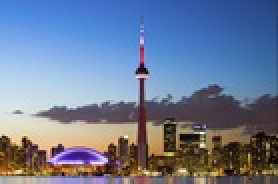
#> input picture A1/Q4_image_1.jpg, 139 x 92 px, shrunk from 980 x 650 before the run (shown 2 times larger)
$ python edge_detection.py ../Q4_image_1.jpg
#> lines starting #> are read from the running program, lines starting #| are printed output that depends on the picture; after the words box and inside, x2 and y2 are one past the last pixel; in counts of white or black regions, pixels touching at a corner belong together
import sys
import argparse
import queue

import math
import numpy as np

from matplotlib import pyplot as plt
import matplotlib.image as mpimg
from mpl_toolkits.mplot3d import Axes3D

# Reference (Gaussian distribution): https://en.wikipedia.org/wiki/Multivariate_normal_distribution
def getGaussianKernel(H=3, W=3, sigma=1):
    """
    Given a kernel size and a standard deviation. output the gaussian kernel.
    Input:
    H: height of the output kernel matrix (default value 3).
    W: width of the output kernel matrix (default value 3).
    sigma: standard deviation of the output matrix.

    Output:
    (H x W) numpy array, the Gaussian Kernel matrix with sd=sigma.
    """
    if sigma == 0:
        sigma = 1
    gaussMatrix = np.zeros([H, W], np.float32)

    # get the center
    cH = (H - 1) / 2
    cW = (W - 1) / 2

    # calculate gauss(sigma, r, c)
    for r in range(H):
        for c in range(W):
            norm2 = (r - cH)**2 + (c - cH)**2
            gaussMatrix[r][c] = math.exp(-norm2 / (2 * (sigma**2)))
    sumGM = np.sum(gaussMatrix)
    gaussKernel = gaussMatrix / sumGM
    return gaussKernel


def visualize(size, sigma):
    """
    Visualize the Guassian Kernel in 3D shape.

    Input:
    size: A tuple (H, W) represents the size of the Gaussian Kernel.
          where H is the height of the matrix and w is the width of the matrix.
    sigma: the standard deviation of the kernel.
    """

    # get the Gaussian kernel with the inputs
    kernel = getGaussianKernel(size[0], size[1], sigma)

    # visualization
    fig = plt.figure()
    # Reference Document: https://matplotlib.org/3.1.1/api/_as_gen/mpl_toolkits.mplot3d.axes3d.Axes3D.html
    ax = Axes3D(fig)
    X = np.arange(-(size[0]-1)/2, (size[0]-1)/2+1, 1)
    Y = np.arange(-(size[1]-1)/2, (size[1]-1)/2+1, 1)
    X, Y = np.meshgrid(X, Y)
    Z = kernel
    ax.plot_surface(X, Y, Z, rstride=1, cstride=1, cmap='rainbow')
    plt.title('sigma = {}, with kernel size = {}'.format(sigma, size))
    plt.show()


def getGaussianBlur(image, ksize=5, sigma=1):
    """
    Apply Guassian Blur to the input image. (i.e. use Gaussion to convolve with
    the input image)

    Input:
    image: the input image with one channel.
    ksize: the squared kernel size (default value 5)
    sigma: the standard deviation of Gaussian kernel.

    Output:
    An one channel image after convolving with Gaussian Kernel.
    """

    rows, cols = image.shape
    padding = ksize - 1
    # get the gaussian kernel
    kernel = getGaussianKernel(ksize, ksize, sigma)
    # add padding to the image
    imgTmp = np.zeros([rows+2*padding, cols+2*padding])
    imgTmp[padding:rows+padding, padding:cols+padding] = image[:, :]
    # initialize  the output to all zeros
    output = np.zeros([rows+2*(ksize//2), cols+2*(ksize//2)])
    # convolve the Gaussian kernel with the image. Since the kernel is
    # centrosymmetric, I can use correlation directly.
    for i in range(rows+2*(ksize//2)):
        for j in range(cols+2*(ksize//2)):
            output[i][j] = np.sum(kernel * imgTmp[i:i+ksize, j:j+ksize])
    return output


def getGradImage(image):
    """
    Calculate the gradient image.

    Input:
    image: the image after being applied the Gaussian blur.

    Output: the gradient image.
    """
    rows, cols = image.shape
    # from handout
    sobelx = np.array([[-1,  0, 1],
                       [-2,  0,  2],
                       [-1,  0,  1]])

    sobely = np.array([[-1, -2, -1],
                       [0 ,  0,  0],
                       [1 ,  2,  1]])

    def sobelConv(image, sobel):
        """
        Helper function for getGradImage.

        Input:
        image: the image that used to calculate the gradient.
        sobel: sobelx or sobely, use sobel kernel to convolve with the iamge.

        Output:
        the image after being applied to convolution with sobel kernel.
        """
        # get padding image at the beginning
        imgTmp = np.zeros([rows+4, cols+4])
        imgTmp[2:rows+2, 2:cols+2] = image[:, :]
        # init the output image with all zeros
        output = np.zeros([rows+2, cols+2])
        # calculation convolution.
        for i in range(0, rows+2):
            for j in range(0, cols+2):
                tmpi = i + 1
                tmpj = j + 1
                for u in range(-1, 2):
                    for v in range(-1, 2):
                        output[i][j] += sobel[1+u][1+v] * imgTmp[tmpi-u][tmpj-v]
        return output

    # calculate the gradient matrix in x and y direction respectively.
    gradx = sobelConv(image, sobelx)
    grady = sobelConv(image, sobely)

    return np.sqrt(gradx**2 + grady**2)


def edgeDetection(gradImage):
    """
    Calculate the final edge image(edges are with pixel value 255 and other with
    pixel value 0) with the auto-threshold algorithm (In Question 4).

    Input:
    gradImage: the gradient image after applying the getGradImage.

    Output:
    A one-channel edge image.
    """
    rows, cols = gradImage.shape
    currTau = np.sum(gradImage) / (rows * cols)
    prevTau = -1
    edges = []
    output = np.zeros((rows, cols))
    # applying the auto-threshold algorithm
    while prevTau == -1 or abs(currTau - prevTau) > 1e-5:
        output = np.zeros((rows, cols))
        Lval = []
        Hval = []
        # binary the image
        for i in range(rows):
            for j in range(cols):
                if gradImage[i][j] < currTau:
                    Lval.append(gradImage[i][j])
                    output[i][j] = 0
                else:
                    Hval.append(gradImage[i][j])
                    output[i][j] = 255
        # update the threshold
        prevTau = currTau
        currTau = (sum(Hval)/len(Hval) + sum(Lval)/len(Lval)) / 2

    return output


def rgb2gray(rgb):
    """
    Transfer the rgb image to gray image.
    """
    # from discussion board
    return np.dot(rgb[..., :3], [0.2125, 0.7154, 0.0721])


def getResult(path):
    """
    Given a path and use edge detection algorithm from the beginning and
    show the progress and output.
    """
#> called with path = '../Q4_image_1.jpg'
    image = mpimg.imread(path)
#> image is the input picture: shape (92, 139, 3); mean R, G, B 109.9, 123.8, 151.2

    # get gray image
    grayImage = rgb2gray(image)
#> in rgb2gray, `return np.dot(rgb[..., :3], [0.2125, 0.7154, 0.0721])`:
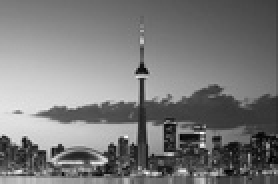
#> returned value: shape (92, 139) float64 (shown 2 times larger); min 1.91, max 253.7, mean 122.8
    plt.figure(figsize=(10,5))
    plt.subplot(1, 2, 1)
    plt.title('Original Image')
    plt.imshow(image)
    plt.subplot(1, 2, 2)
    plt.title('Gray Image')
    plt.imshow(grayImage, cmap='gray')
    plt.show()
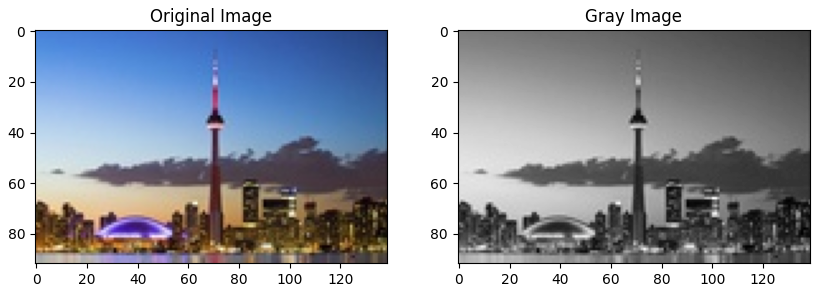
#> figure drawn by matplotlib, 2 panels

    print("Get gray image.")
    blurredImage = getGaussianBlur(grayImage, sigma=2)
    print("Get blurred image.")
    gradImage = getGradImage(blurredImage)
#> in sobelConv, `imgTmp[2:rows+2, 2:cols+2] = image[:, :]`:
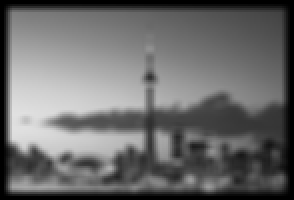
#> imgTmp: shape (100, 147) float64 (shown 2 times larger); min 0, max 225.8, mean 106.9
#> after the loop in sobelConv, `for i in range(0, rows+2):`:
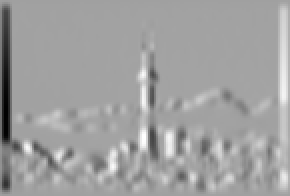
#> output: shape (98, 145) float64 (shown 2 times larger); min -427.4, max 250.4, mean 0; drawn with min black and max white
#> after the loop in sobelConv (call 2), `for i in range(0, rows+2):`:
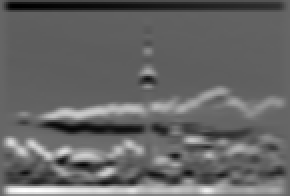
#> output: shape (98, 145) float64 (shown 2 times larger); min -237.4, max 355.3, mean 0; drawn with min black and max white
#> in getGradImage, `return np.sqrt(gradx**2 + grady**2)`:
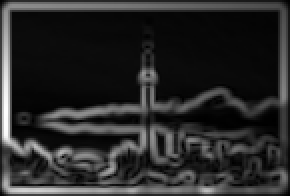
#> returned value: shape (98, 145) float64 (shown 2 times larger); min 0.499, max 427.4, mean 69.9; drawn with min black and max white
    shownGradImage = gradImage / np.max(gradImage) * 255.0
    print("Get gradient image.")
    edgesImage = edgeDetection(gradImage)
#> in edgeDetection, `currTau = np.sum(gradImage) / (rows * cols)`: currTau = 69.93
#> the loop in edgeDetection, `while prevTau == -1 or abs(currTau - prevTau) > 1e-5:` made 17 passes
#> (prevTau, currTau) on passes 1 to 12: (69.93, 88.35), (88.35, 97.08), (97.08, 101), (101, 102.8), (102.8, 103.6), (103.6, 104.2), (104.2, 104.4), (104.4, 104.6), (104.6, 104.7), (104.7, 104.8), (104.8, 104.8), (104.8, 104.8)
#> after the loop in edgeDetection, `while prevTau == -1 or abs(currTau - prevTau) > 1e-5:`:
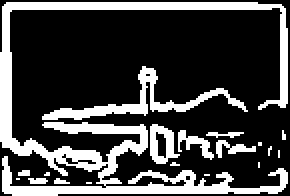
#> output: shape (98, 145) float64 (shown 2 times larger); 26.3% white; 19 white regions (12 under 20 px), largest, box (x1, y1, x2, y2) and area: (0, 1, 144, 98) 2727, (21, 33, 124, 60) 538, (75, 62, 90, 82) 163
    print("Get final edge image.")

    plt.figure(figsize=(15,5))
    plt.subplot(1, 3, 1)
    plt.title('Blurred Image')
    plt.imshow(blurredImage, cmap='gray')
    plt.subplot(1, 3, 2)
    plt.title('Gradient Image')
    plt.imshow(shownGradImage, cmap='gray')
    plt.subplot(1, 3, 3)
    plt.title('Edges Image')
    plt.imshow(edgesImage, cmap='gray')

    plt.show()


if __name__ == "__main__":
    parser = argparse.ArgumentParser()
    parser.add_argument('imagePath', type=str)
    parser.add_argument('--visualize_kernel', type=bool, default=False, choices=[True, False], help='visualize the kernel whether or not.')
    args = parser.parse_args()

    if args.visualize_kernel:
        visualize((31, 31), 5)
        visualize((31, 31), 2)

    getResult(args.imagePath)
